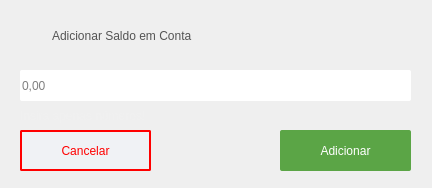
<?xml version="1.0" encoding="UTF-8"?>
<ui version="4.0">
 <class>MainWindow</class>
 <widget class="QMainWindow" name="MainWindow">
  <property name="geometry">
   <rect>
    <x>0</x>
    <y>0</y>
    <width>432</width>
    <height>188</height>
   </rect>
  </property>
  <property name="windowTitle">
   <string>Adicionar Saldo</string>
  </property>
  <property name="windowIcon">
   <iconset>
    <normaloff>../imagens, icones/icone_frmprincipal.png</normaloff>../imagens, icones/icone_frmprincipal.png</iconset>
  </property>
  <widget class="QWidget" name="centralwidget">
   <widget class="QLabel" name="lblsaldo">
    <property name="geometry">
     <rect>
      <x>52</x>
      <y>20</y>
      <width>331</width>
      <height>31</height>
     </rect>
    </property>
    <property name="styleSheet">
     <string notr="true">color: rgb(84,84,84);
font: 18pt &quot;Montserrat&quot;;</string>
    </property>
    <property name="text">
     <string>Adicionar Saldo em Conta</string>
    </property>
   </widget>
   <widget class="QLineEdit" name="textsaldo">
    <property name="geometry">
     <rect>
      <x>20</x>
      <y>70</y>
      <width>391</width>
      <height>31</height>
     </rect>
    </property>
    <property name="styleSheet">
     <string notr="true">background-color: rgb(255, 255, 255);
border-radius: 2px;
font: 10pt &quot;MS Shell Dlg 2&quot;;</string>
    </property>
    <property name="placeholderText">
     <string>0,00</string>
    </property>
   </widget>
   <widget class="QPushButton" name="btnsalvar">
    <property name="geometry">
     <rect>
      <x>280</x>
      <y>130</y>
      <width>131</width>
      <height>41</height>
     </rect>
    </property>
    <property name="cursor">
     <cursorShape>PointingHandCursor</cursorShape>
    </property>
    <property name="styleSheet">
     <string notr="true">QPushButton {
background-color: rgb(91, 165, 70);
color: white;
border-radius: 2px
}

QPushButton:hover {
background-color: rgb(101, 175, 80);
color: white;
border-radius: 2px
}
</string>
    </property>
    <property name="text">
     <string>Adicionar</string>
    </property>
   </widget>
   <widget class="QPushButton" name="btncancelar">
    <property name="geometry">
     <rect>
      <x>20</x>
      <y>130</y>
      <width>131</width>
      <height>41</height>
     </rect>
    </property>
    <property name="cursor">
     <cursorShape>PointingHandCursor</cursorShape>
    </property>
    <property name="styleSheet">
     <string notr="true">QPushButton {
	background-color: rgb(240, 242, 245);
	color: rgb(255, 0, 0);
	border: 2px solid rgb(255,0,0);
	border-radius: 2px;
}

QPushButton:hover {
	
	background-color: rgb(240, 242, 245);
	color: rgb(255,99,71);
	border: 2px solid rgb(255,99,71);
	border-radius: 2px;
}

</string>
    </property>
    <property name="text">
     <string>Cancelar</string>
    </property>
   </widget>
   <widget class="QLabel" name="msgerror">
    <property name="enabled">
     <bool>false</bool>
    </property>
    <property name="geometry">
     <rect>
      <x>20</x>
      <y>106</y>
      <width>191</width>
      <height>20</height>
     </rect>
    </property>
    <property name="styleSheet">
     <string notr="true">color:#F0F0F0;</string>
    </property>
    <property name="text">
     <string>Insira apenas números!</string>
    </property>
   </widget>
  </widget>
 </widget>
 <resources/>
 <connections/>
</ui>
